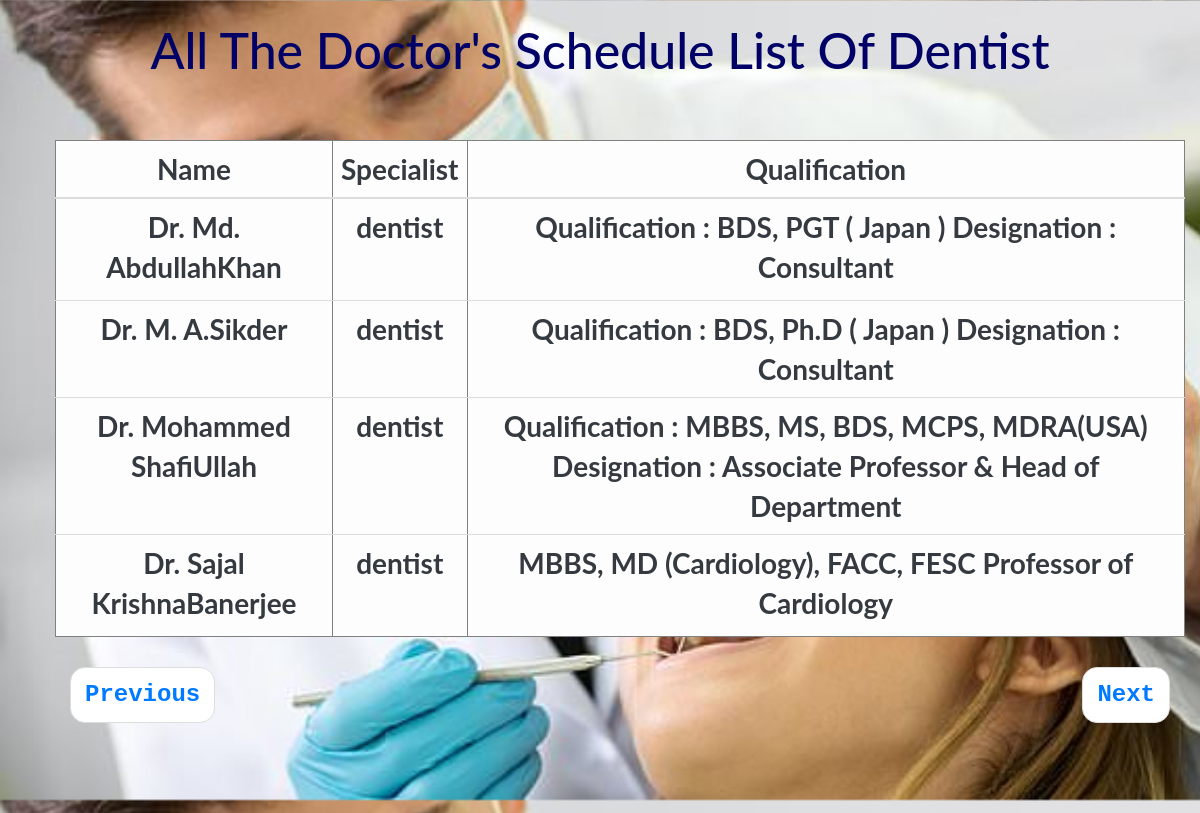
/dentist.php, run on the app's committed database.
### tables this page shows
CREATE TABLE `schedule` (
  `s_id` int(11) NOT NULL,
  `Day_Time1` varchar(500) NOT NULL,
  `Day_Time2` varchar(500) NOT NULL,
  `Day_Time3` varchar(500) NOT NULL,
  `Day_Time4` varchar(500) NOT NULL,
  `Day_Time5` varchar(5000) NOT NULL,
  `Day_Time6` varchar(5000) NOT NULL,
  `Day_Time7` varchar(5000) NOT NULL,
  `d_id` int(11) NOT NULL
);

CREATE TABLE `doctor` (
  `id` int(11) NOT NULL,
  `f_name` varchar(500) NOT NULL,
  `l_name` varchar(500) NOT NULL,
  `email` varchar(500) NOT NULL,
  `contact` varchar(500) NOT NULL,
  `specialist` varchar(500) NOT NULL,
  `qualification` varchar(500) NOT NULL,
  `DOB` date NOT NULL,
  `gender` varchar(500) NOT NULL,
  `bmdc_reg_num` int(11) NOT NULL,
  `address` text NOT NULL,
  `pswd` varchar(500) NOT NULL,
  `date` date NOT NULL,
  `permission` varchar(500) NOT NULL
);

### dentist.php (the view, shortened to what this page needs)
<!DOCTYPE html PUBLIC "-//W3C//DTD XHTML 1.0 Transitional//EN" "http://www.w3.org/TR/xhtml1/DTD/xhtml1-transitional.dtd">
<html xmlns="http://www.w3.org/1999/xhtml">
<head>
  <link rel="stylesheet" href="https://maxcdn.bootstrapcdn.com/bootstrap/3.3.7/css/bootstrap.min.css">
  <link rel="stylesheet" href="https://maxcdn.bootstrapcdn.com/bootstrap/4.1.0/css/bootstrap.min.css">
 <link rel="stylesheet" href="https://cdnjs.cloudflare.com/ajax/libs/font-awesome/4.7.0/css/font-awesome.min.css">
</head>
<body class="container-fluid">
<h1 class="text-monocase text-capitalize text-center text-blue">All The Doctor's Schedule List Of Dentist</h1>
<ul class="text-center font-weight-bold text-blue text-dark">
<table border="1"
class="table table-hover table-light">
  <thead>
    <tr>
      <th scope="col" >Name</th>
      <th scope="col" >Specialist</th>
      <th scope="col">Qualification</th>
    </tr>
  </thead>
<?php
include("connection.php");
include 'translate.php';
?><br/>
<?php
       $query ="SELECT *
                     FROM doctor inner join schedule on schedule.d_id=doctor.id  where permission='approved' AND specialist like'd%' OR permission='Added' AND specialist like'd%' ";
				   $run = mysqli_query($db, $query);
				   while($row = mysqli_fetch_array($run))
				   {
						  echo  "<h3><tr><th><a>{$row['f_name']}{$row['l_name']}</a></h3>";
						   echo "<h3><th>". $row['specialist'] ." </th></h3>" ;
						   echo "<h3><th>". $row['qualification'] ." </th></tr></h3>";
				   }
			   ?></table>
<div class="container ">
<ul class="pager font-weight-bold text-monospace">
  <li class="previous "><a href="medicine.php">Previous</a></li>
  <li class="next"><a href="surgeon.php">Next</a></li>
</ul></div>
</body>
</html>

### dentist.php (style rules this page uses)
h1 { font-size:50px; text-align:center; padding-top:20px; color:#000066; }
li { font-size:24px; }
ul { font-size:28px; }
ul h3 { font-size:30px; }
body { font: 400 15px/1.8 Lato, sans-serif; color: #777; }
body { margin:0; padding:0; width:100%; height:100vh; background-image:url(d.jpg); background-size:cover; }
div ul { padding-bottom:70px; }

### data on the page
schedule: d.f_name "Dr. Md. Abdullah", d.l_name "Khan", d.specialist "dentist", d.qualification "Qualification : BDS, PGT ( Japan ) Designation : Consultant"
schedule: d.f_name "Dr. M. A.", d.l_name "Sikder", d.specialist "dentist", d.qualification "Qualification : BDS, Ph.D ( Japan ) Designation : Consultant"
schedule: d.f_name "Dr. Mohammed Shafi", d.l_name "Ullah", d.specialist "dentist", d.qualification "Qualification : MBBS, MS, BDS, MCPS, MDRA(USA) Designation : Associate Professor & Head of Department"
schedule: d.f_name "Dr. Sajal Krishna", d.l_name "Banerjee", d.specialist "dentist", d.qualification "MBBS, MD (Cardiology), FACC, FESC Professor of Cardiology"
